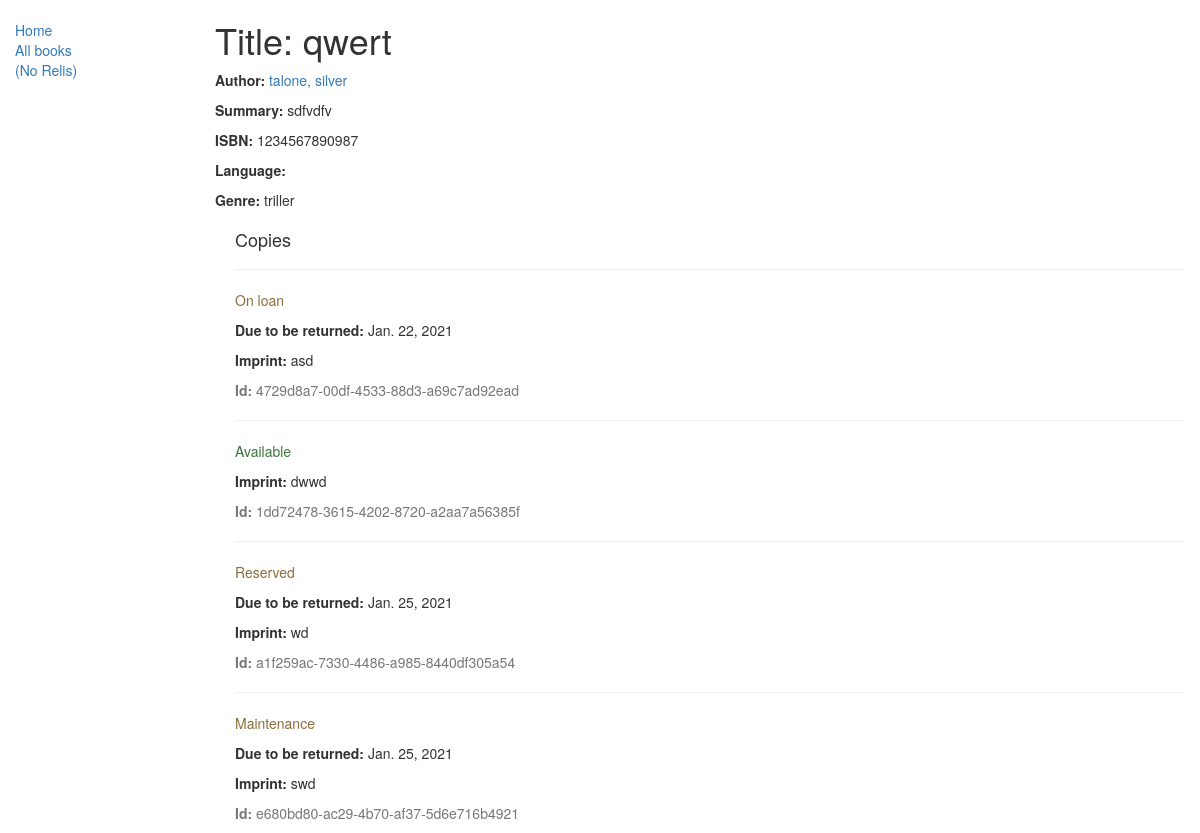
The app's page /cat/book/1 with its own data.
### cat/models.py (models this page shows, shortened)
class Book(models.Model):
    title = models.CharField(max_length=200)
    author = models.ForeignKey('Author', on_delete=models.SET_NULL, null=True)
    summary = models.TextField(max_length=1000, help_text='Enter a brief description of the book')
    isbn = models.CharField('ISBN', max_length=13, help_text='13 Character <a href="https://www.isbn-international.org/content/what-isbn">ISBN number</a>')
    genre = models.ManyToManyField(Genre, help_text='Select a genre for this book')
    def display_genre(self):
        return ', '.join([genre.name for genre in self.genre.all()[:3]])
    display_genre.short_description = 'Genre'

class Author(models.Model):
    first_name = models.CharField(max_length=100)
    last_name = models.CharField(max_length=100)
    date_of_birth = models.DateField(null=True, blank=True)
    date_of_death = models.DateField('Died', null=True, blank=True)
    def __str__(self):
        return '%s, %s' % (self.last_name, self.first_name)

class Genre(models.Model):
    name = models.CharField(max_length=200, help_text='enter a genre book')
    def __str__(self):
        return self.name

class BookInstance(models.Model):
    id = models.UUIDField(primary_key=True, default=uuid.uuid4, help_text="Unique ID for this particular book across whole library")
    book = models.ForeignKey('Book', on_delete=models.SET_NULL, null=True)
    imprint = models.CharField(max_length=200)
    due_back = models.DateField(null=True, blank=True)
    LOAN_STATUS = (
        ('m', 'Maintenance'),
        ('o', 'On loan'),
        ('a', 'Available'),
        ('r', 'Reserved'),
    )
    status = models.CharField(max_length=1, choices=LOAN_STATUS, blank=True, default='m', help_text='Book availability')
    class Meta:
        ordering = ["due_back"]

### cat/views.py (the view)
# urls.py: url(r'^book/(?P<pk>\d+)$', views.BookDetailView.as_view(), name='book-detail'),
class BookDetailView(generic.DetailView):
    model= Book

### cat/templates/cat/book_detail.html
{% extends "base_generic.html" %}
{% block content %}
  <h1>Title: {{ book.title }}</h1>
  <p><strong>Author:</strong> <a href="">{{ book.author }}</a></p>
  <p><strong>Summary:</strong> {{ book.summary }}</p>
  <p><strong>ISBN:</strong> {{ book.isbn }}</p>
  <p><strong>Language:</strong> {{ book.language }}</p>
  <p><strong>Genre:</strong> {% for genre in book.genre.all %} {{ genre }}{% if not forloop.last %}, {% endif %}{% endfor %}</p>
  <div style="margin-left:20px;margin-top:20px">
    <h4>Copies</h4>
    {% for copy in book.bookinstance_set.all %}
    <hr>
    <p class="{% if copy.status == 'a' %}text-success{% elif copy.status == 'd' %}text-danger{% else %}text-warning{% endif %}">{{ copy.get_status_display }}</p>
    {% if copy.status != 'a' %}<p><strong>Due to be returned:</strong> {{copy.due_back}}</p>{% endif %}
    <p><strong>Imprint:</strong> {{copy.imprint}}</p>
    <p class="text-muted"><strong>Id:</strong> {{copy.id}}</p>
    {% endfor %}
  </div>
{% endblock %}

### records on screen
Book: title "qwert", author "talone, silver", summary "sdfvdfv", isbn "1234567890987"
Genre: name "triller"
BookInstance: status "On loan", due_back "Jan. 22, 2021", imprint "asd", id "4729d8a7-00df-4533-88d3-a69c7ad92ead"
BookInstance: status "Available", imprint "dwwd", id "1dd72478-3615-4202-8720-a2aa7a56385f"
BookInstance: status "Reserved", due_back "Jan. 25, 2021", imprint "wd", id "a1f259ac-7330-4486-a985-8440df305a54"
BookInstance: status "Maintenance", due_back "Jan. 25, 2021", imprint "swd", id "e680bd80-ac29-4b70-af37-5d6e716b4921"
